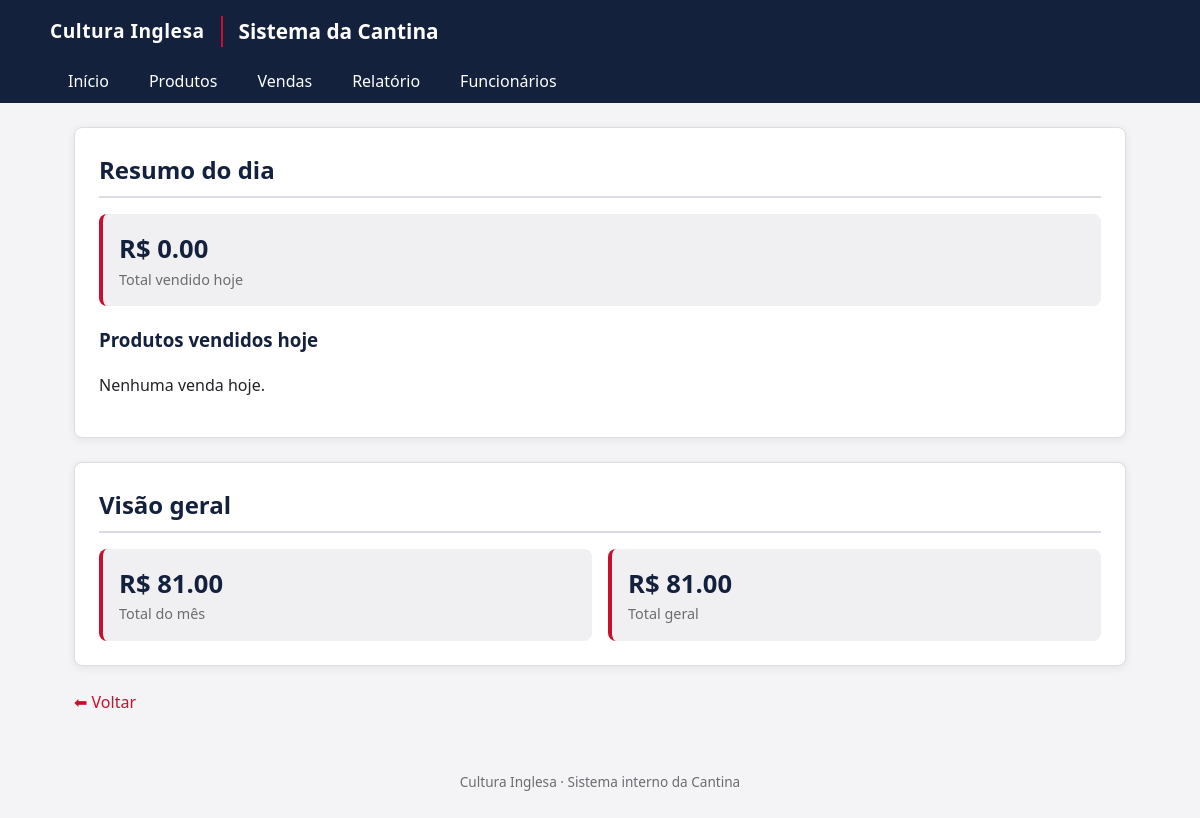
Before: /relatorio_vendas with the older database file.
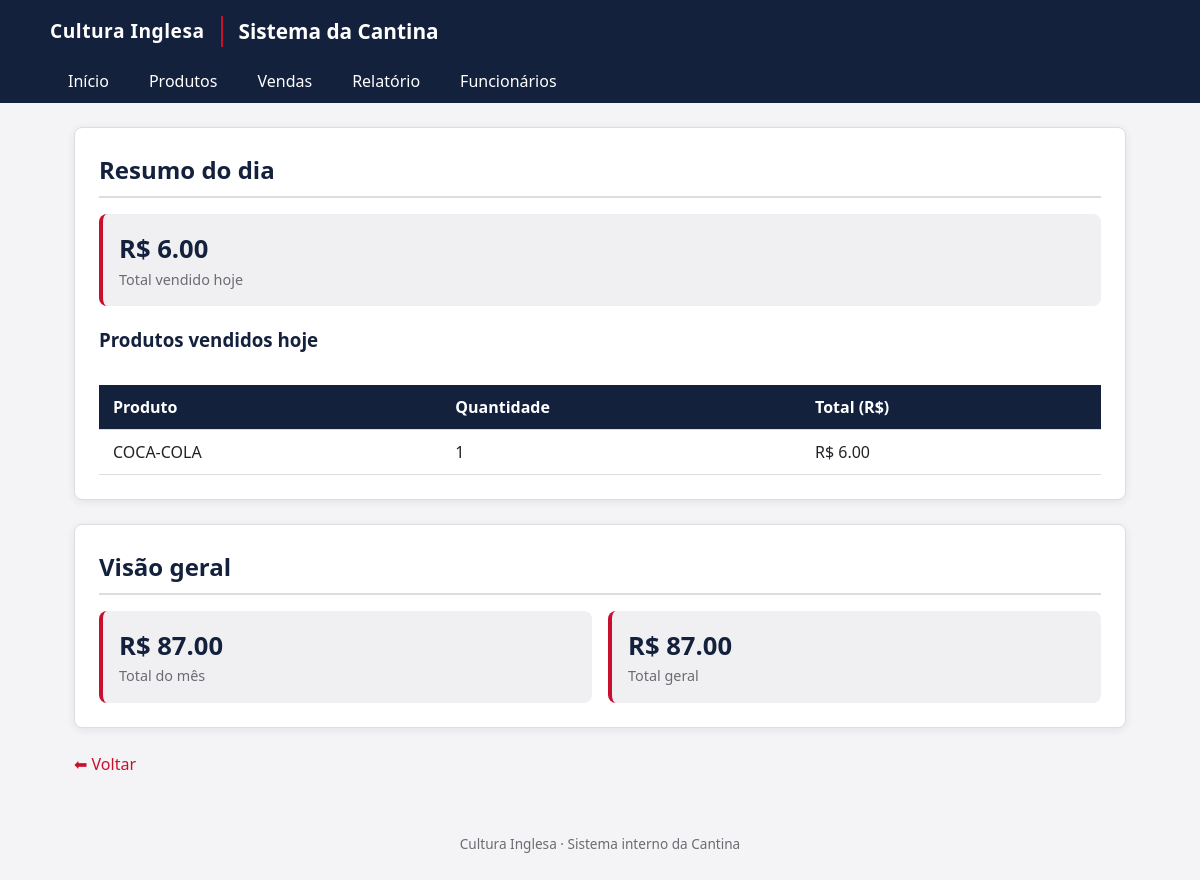
After: the same page with the newer database file.
### tables this page shows
CREATE TABLE produtos (
    id INTEGER PRIMARY KEY AUTOINCREMENT,
    nome TEXT NOT NULL,
    preco REAL NOT NULL,
    estoque INTEGER NOT NULL
);

### app.py (the view)
@app.route('/relatorio_vendas')
def relatorio_vendas():
    conn = conectar()
    cursor = conn.cursor()
    cursor.execute("""
        SELECT COALESCE(SUM(valor_total), 0)
        FROM vendas
        WHERE date(data_venda) = date('now')
    """)
    vendas_dia_total = cursor.fetchone()[0]
    cursor.execute("""
        SELECT
            produtos.nome,
            SUM(vendas.quantidade) AS quantidade_total,
            SUM(vendas.valor_total) AS valor_total
        FROM vendas
        JOIN produtos ON vendas.produto_id = produtos.id
        WHERE date(vendas.data_venda) = date('now')
        GROUP BY produtos.nome
        ORDER BY quantidade_total DESC
    """)
    produtos_dia = cursor.fetchall()
    cursor.execute("""
        SELECT COALESCE(SUM(valor_total), 0)
        FROM vendas
        WHERE strftime('%Y-%m', data_venda) = strftime('%Y-%m', 'now')
    """)
    vendas_mes = cursor.fetchone()[0]
    cursor.execute("""
        SELECT COALESCE(SUM(valor_total), 0)
        FROM vendas
    """)
    vendas_total = cursor.fetchone()[0]
    conn.close()
    return render_template(
        "relatorio_vendas.html",
        vendas_dia_total=vendas_dia_total,
        produtos_dia=produtos_dia,
        vendas_mes=vendas_mes,
        vendas_total=vendas_total
    )

### app.py (called while the page is built)
def conectar():
    return sqlite3.connect("cantina2.db")

### templates/relatorio_vendas.html (shortened to what this page needs)
{% extends "base.html" %}
{% block conteudo %}
    <div class="cartao">
        <h2 class="cartao-titulo">Resumo do dia</h2>
        <div class="indicador">
            <div class="indicador-valor">R$ {{ "%.2f"|format(vendas_dia_total) }}</div>
            <div class="indicador-rotulo">Total vendido hoje</div>
        </div>
        <h3 style="margin-top: 20px;">Produtos vendidos hoje</h3>
        {% if produtos_dia and produtos_dia|length > 0 %}
        <div class="tabela-wrapper">
            <table>
                <thead>
                    <tr>
                        <th>Produto</th>
                        <th>Quantidade</th>
                        <th>Total (R$)</th>
                    </tr>
                </thead>
                <tbody>
                    {% for produto in produtos_dia %}
                    <tr>
                        <td>{{ produto[0] }}</td>
                        <td>{{ produto[1] }}</td>
                        <td>R$ {{ "%.2f"|format(produto[2]) }}</td>
                    </tr>
                    {% endfor %}
                </tbody>
            </table>
        </div>
        {% else %}
            <p>Nenhuma venda hoje.</p>
        {% endif %}
    </div>
    <div class="cartao">
        <h2 class="cartao-titulo">Visão geral</h2>
        <div class="indicadores">
            <div class="indicador">
                <div class="indicador-valor">R$ {{ "%.2f"|format(vendas_mes) }}</div>
                <div class="indicador-rotulo">Total do mês</div>
            </div>
            <div class="indicador">
                <div class="indicador-valor">R$ {{ "%.2f"|format(vendas_total) }}</div>
                <div class="indicador-rotulo">Total geral</div>
            </div>
        </div>
    </div>
    <div class="links-rodape-pagina">
        <a href="/vendas">⬅ Voltar</a>
    </div>
{% endblock %}

Changed rows visible on the page:
now on this page (row edited): produtos: nome "COCA-COLA", produto "1", preco "6.00"
Other visible differences:
{{ "%.2f"|format(vendas_dia_total) }}: "0.00" → "6.00"
{{ "%.2f"|format(vendas_mes) }}: "81.00" → "87.00"
{{ "%.2f"|format(vendas_total) }}: "81.00" → "87.00"
text no longer shown: "Nenhuma venda hoje."
text now shown: "Produto Quantidade Total (R$)"
